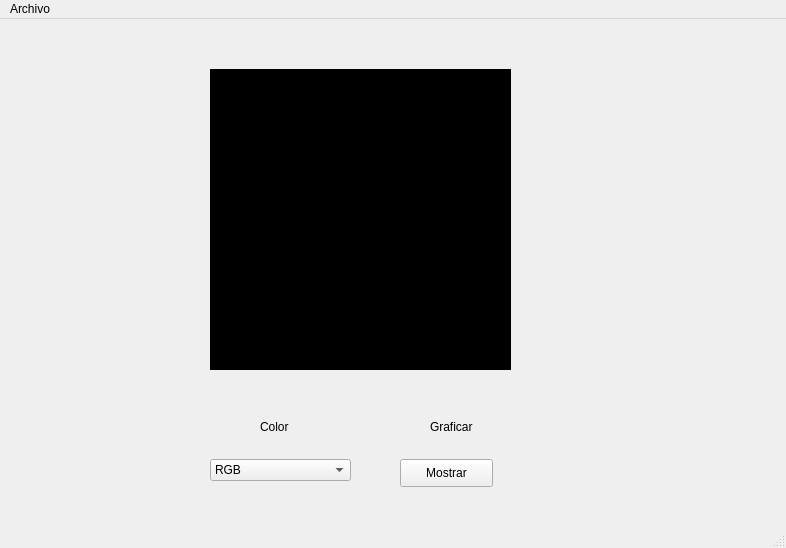
<?xml version="1.0" encoding="UTF-8"?>
<ui version="4.0">
 <class>MainWindow</class>
 <widget class="QMainWindow" name="MainWindow">
  <property name="geometry">
   <rect>
    <x>0</x>
    <y>0</y>
    <width>786</width>
    <height>548</height>
   </rect>
  </property>
  <property name="windowTitle">
   <string>MainWindow</string>
  </property>
  <widget class="QWidget" name="centralwidget">
   <widget class="QPushButton" name="draw">
    <property name="geometry">
     <rect>
      <x>400</x>
      <y>440</y>
      <width>93</width>
      <height>28</height>
     </rect>
    </property>
    <property name="text">
     <string>Mostrar</string>
    </property>
   </widget>
   <widget class="QComboBox" name="color">
    <property name="geometry">
     <rect>
      <x>210</x>
      <y>440</y>
      <width>141</width>
      <height>22</height>
     </rect>
    </property>
    <item>
     <property name="text">
      <string>RGB</string>
     </property>
    </item>
    <item>
     <property name="text">
      <string>Gris</string>
     </property>
    </item>
    <item>
     <property name="text">
      <string>Binario</string>
     </property>
    </item>
   </widget>
   <widget class="QLabel" name="label">
    <property name="geometry">
     <rect>
      <x>430</x>
      <y>400</y>
      <width>55</width>
      <height>16</height>
     </rect>
    </property>
    <property name="text">
     <string>Graficar</string>
    </property>
   </widget>
   <widget class="QLabel" name="label_3">
    <property name="geometry">
     <rect>
      <x>260</x>
      <y>400</y>
      <width>55</width>
      <height>16</height>
     </rect>
    </property>
    <property name="text">
     <string>Color</string>
    </property>
   </widget>
   <widget class="QLabel" name="view">
    <property name="geometry">
     <rect>
      <x>210</x>
      <y>50</y>
      <width>301</width>
      <height>301</height>
     </rect>
    </property>
    <property name="styleSheet">
     <string notr="true">background-color: rgb(0, 0, 0);</string>
    </property>
    <property name="text">
     <string/>
    </property>
   </widget>
  </widget>
  <widget class="QMenuBar" name="menubar">
   <property name="geometry">
    <rect>
     <x>0</x>
     <y>0</y>
     <width>786</width>
     <height>26</height>
    </rect>
   </property>
   <widget class="QMenu" name="menuAbrir">
    <property name="title">
     <string>Archivo</string>
    </property>
    <addaction name="abrir"/>
    <addaction name="cerrar"/>
   </widget>
   <addaction name="menuAbrir"/>
  </widget>
  <widget class="QStatusBar" name="statusbar"/>
  <action name="abrir">
   <property name="text">
    <string>Abrir</string>
   </property>
  </action>
  <action name="cerrar">
   <property name="text">
    <string>Cerrar</string>
   </property>
  </action>
 </widget>
 <resources/>
 <connections/>
</ui>
